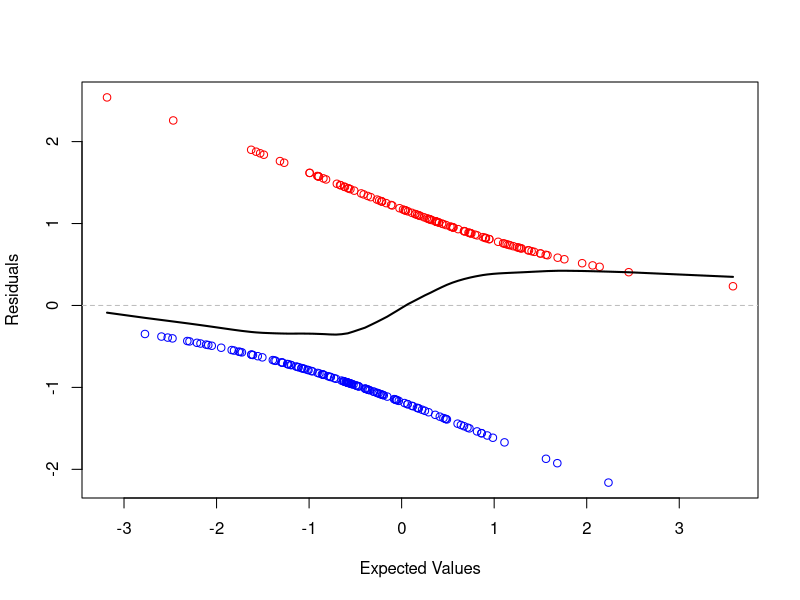
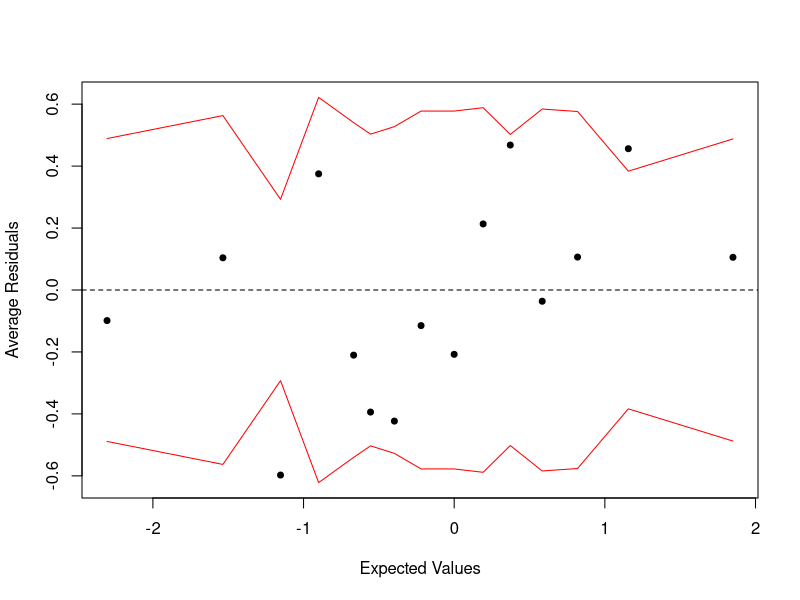
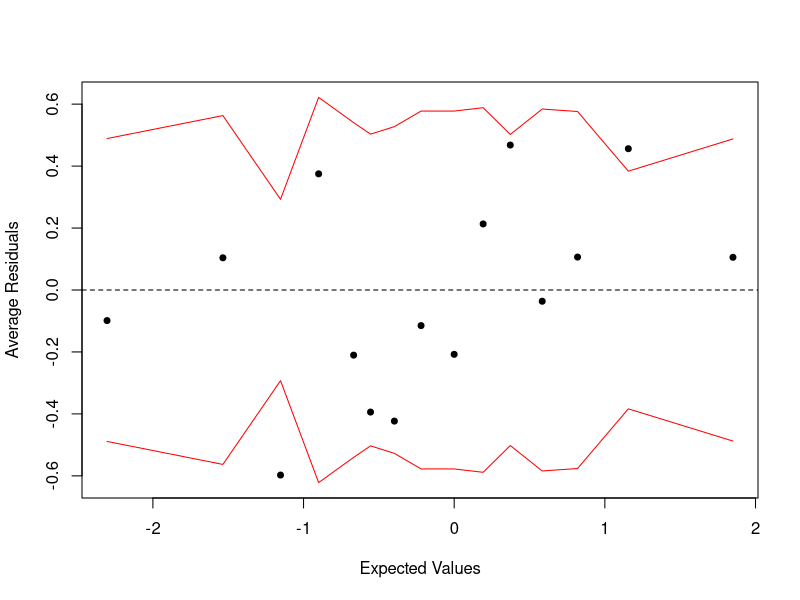
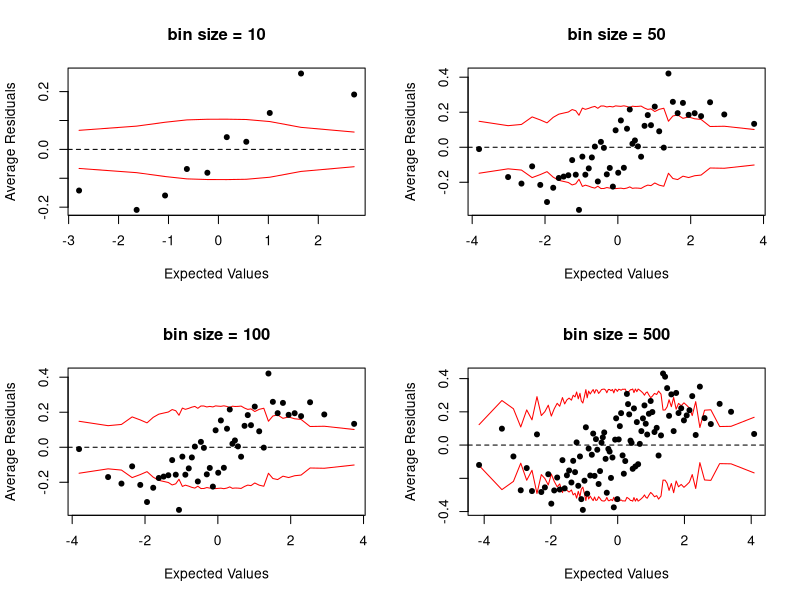

These figures' R source, in order:
## ---- chunk 1
knitr::opts_chunk$set(echo = TRUE)
require(xtable)
options(xtable.comment = FALSE)
library(arm)
library(ggplot2)
## ---- chunk 2
n=250
set.seed(1)
X1=rnorm(n)
X2=rnorm(n)
score=X1^ 2 +X2-1
proba=exp(score)/(1+exp(score))
Y=rbinom(n,1 ,proba)
reg=glm(Y~X1+X2,family=binomial)
plot(predict(reg),residuals(reg),col=c("blue","red")[1+Y], xlab="Expected Values", ylab="Residuals")
abline(h=0,lty=2,col="grey")
lines(lowess(predict(reg),residuals(reg)),col="black",lwd=2)
## ---- chunk 3
binnedplot(predict(reg),residuals(reg), ylab= "Average Residuals", cex.pts=0.8, col.pts=1, col.int="red", main=NULL)
## ---- chunk 4
binnedplot(predict(reg),residuals(reg), ylab= "Average Residuals", cex.pts=0.8, col.pts=1, col.int="red", main=NULL)
## ---- chunk 5

n=5000
set.seed(1)
X1=rnorm(n)
X2=rnorm(n)
score=X1^ 2 +2*X2-1
proba=exp(score)/(1+exp(score))
Y=rbinom(n,1 ,proba)
reg=glm(Y~X1+X2,family=binomial)

makeplot <- function(n, gtitle){
binnedplot(predict(reg),residuals(reg), nclass=n, ylab= "Average Residuals", col.int="red", main=gtitle)
}


par(mfrow=c(2,2))
plot2<- makeplot(10, "bin size = 10")
plot3<- makeplot(50, "bin size = 50")
plot4 <- makeplot(50, "bin size = 100")
plot5 <- makeplot(100, "bin size = 500")
